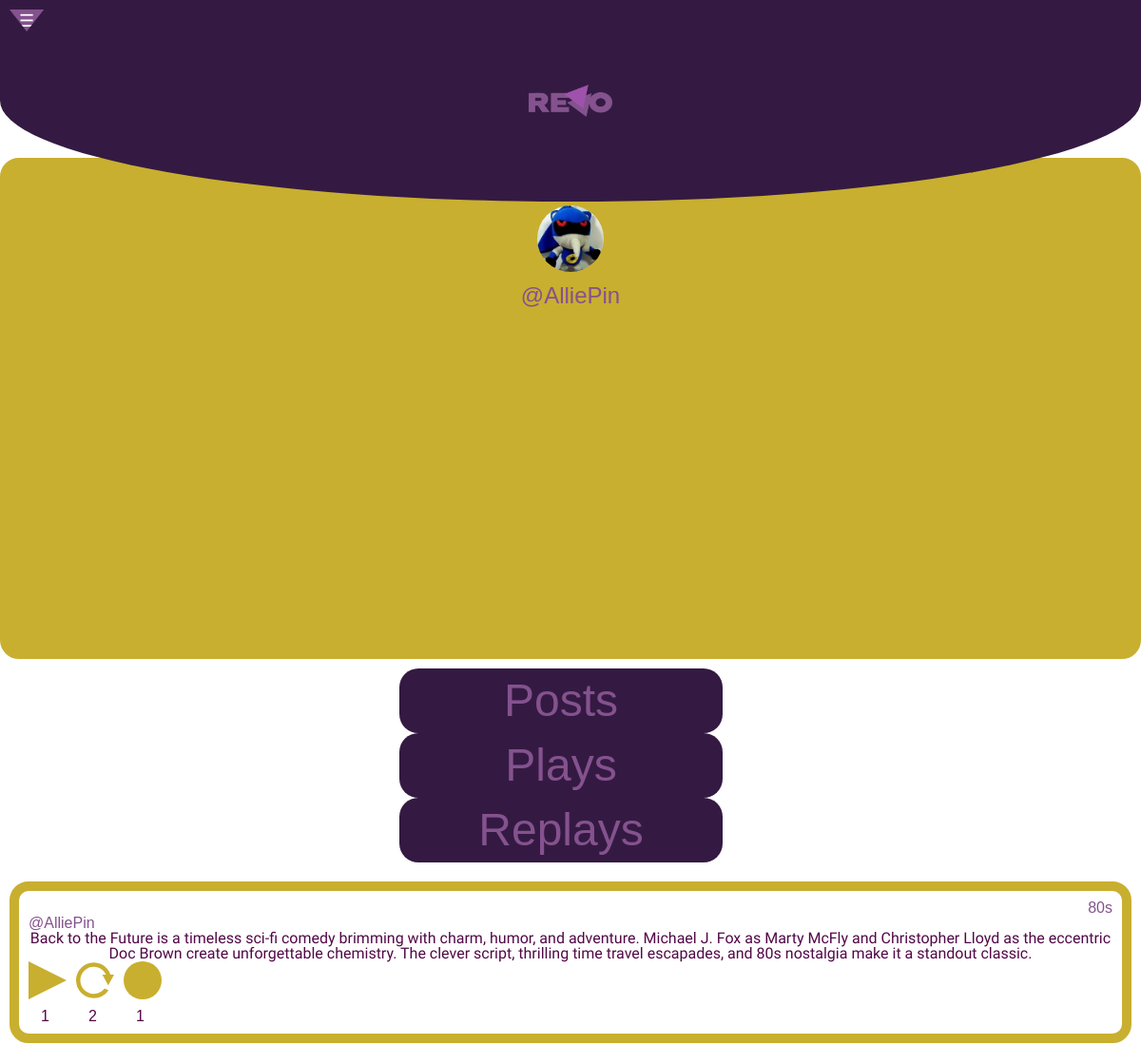
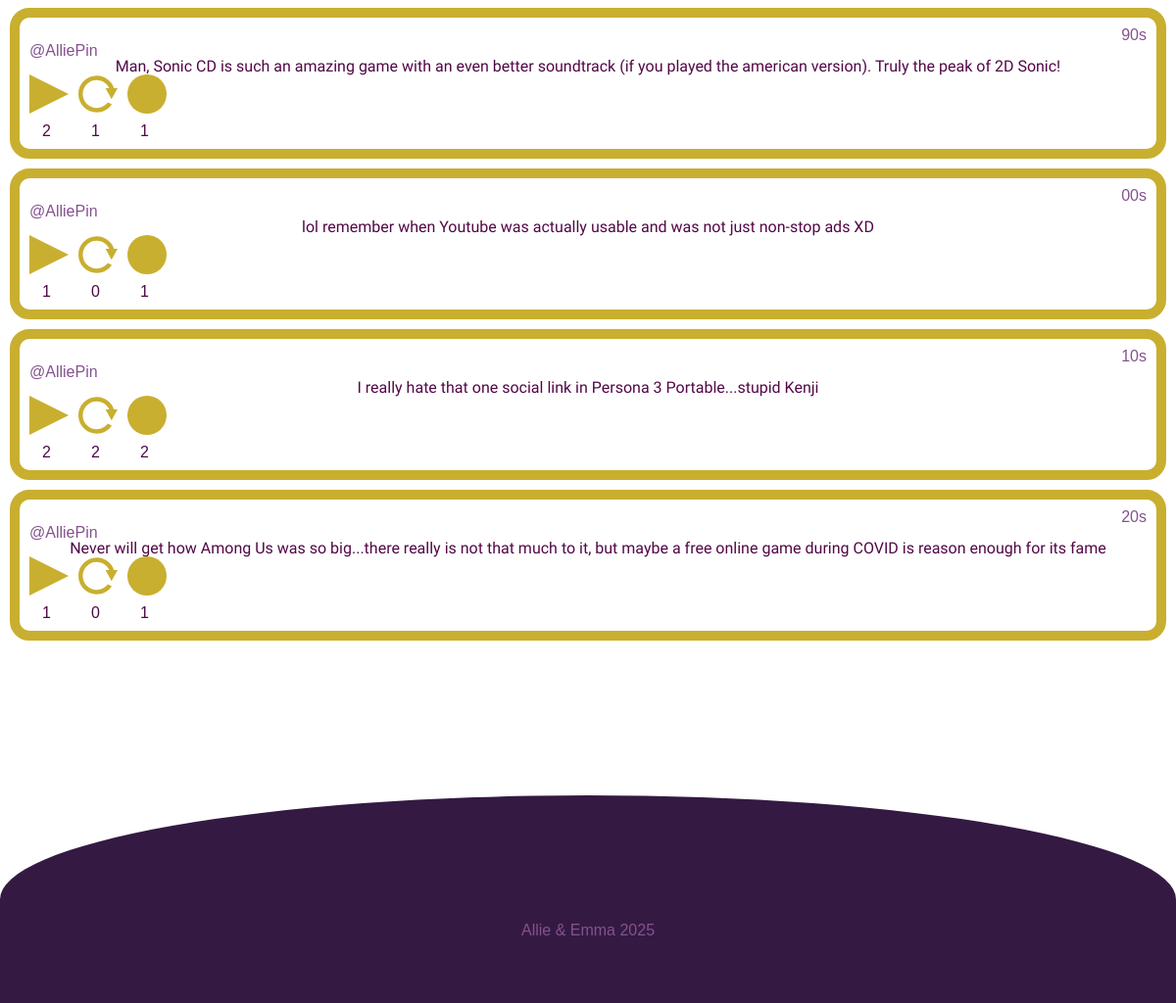
Screenshot of /profile.php?handle=@AlliePin with the database file from the repository (2 pictures, top to bottom).
### tables this page shows
CREATE TABLE `revoaccounts` (
  `accountid` int NOT NULL,
  `handle` varchar(255) NOT NULL,
  `fname` varchar(255) NOT NULL,
  `lname` varchar(255) NOT NULL,
  `email` varchar(255) NOT NULL,
  `psword` varchar(255) NOT NULL,
  `monthEntry` varchar(255) NOT NULL,
  `dayEntry` varchar(255) NOT NULL,
  `yearEntry` varchar(255) NOT NULL,
  `profileImage` varchar(255) NOT NULL DEFAULT 'img/tempPfp.png',
  `profileName` varchar(255) NOT NULL DEFAULT 'ProfilePicture',
  `bannerImage` varchar(255) NOT NULL DEFAULT 'img/tempBackground.png',
  `bannerName` varchar(255) NOT NULL DEFAULT 'ProfileBackground'
);

CREATE TABLE `revoposts` (
  `postid` int NOT NULL,
  `handle` varchar(255) NOT NULL,
  `content` text NOT NULL,
  `plays` int DEFAULT '0',
  `replays` int DEFAULT '0',
  `records` int DEFAULT '0',
  `eraTag` int NOT NULL
);

### database/database.php (called while the page is built, shortened)
<?php
class Database {
    protected $connection;
    function __construct() {
        if(!isset($this->connection)) {
            $this->connection = new mysqli('localhost', 'root', 'mysql', 'revo');
        }
        return $this->connection;
    }
}
?>

### database/crud.php (called while the page is built, shortened)
<?php
    require_once 'database/database.php';
    class crud extends database {
        public function getSelectedPosts($viewTag, $handle, $selection) {
            if ($viewTag != null) {
                $query = "SELECT DISTINCT revoposts.* FROM revoposts JOIN revoactions ON revoposts.postid = revoactions.postid WHERE revoactions.handle = ? AND revoactions.$selection = 1 ORDER BY FIELD(revoposts.eraTag, '80', '90', '2000', '10', '20')";
            } else {
                $query = "SELECT DISTINCT * FROM revoposts WHERE handle = ? ORDER BY FIELD(eraTag, '80', '90', '2000', '10', '20')";
            }
            $revo = $this->connection->prepare($query);
            $revo->bind_param("s", $handle);
            $revo->execute();
            $result = $revo->get_result();
            $selectedPosts = [];
            while ($row = $result->fetch_assoc()) {
                $selectedPosts[] = $row;
            }
            return $selectedPosts;
        }
        public function checkLike($handle, $postId) {
            $query = $this->connection->prepare("SELECT played FROM revoactions WHERE handle = ? AND postid = ?");
            $query->bind_param("si", $handle, $postId);
            $query->execute();
            $result = $query->get_result();
            return $result->fetch_assoc();
        }
        public function checkReplay($handle, $postId) {
            $query = $this->connection->prepare("SELECT replayed FROM revoactions WHERE handle = ? AND postid = ?");
            $query->bind_param("si", $handle, $postId);
            $query->execute();
            $result = $query->get_result();
            return $result->fetch_assoc();
        }
        public function checkRecord($handle, $postId) {
            $query = $this->connection->prepare("SELECT recorded FROM revoactions WHERE handle = ? AND postid = ?");
            $query->bind_param("si", $handle, $postId);
            $query->execute();
            $result = $query->get_result();
            return $result->fetch_assoc();
        }
        public function imageHandler($handle) {
            $revo = $this->connection->prepare("SELECT profileImage, profileName, bannerImage, bannerName FROM revoaccounts WHERE handle = ?");
            $revo->bind_param("s", $handle);
            $revo->execute();
            $imagelist = $revo->get_result();
            $images = [];
            while ($row = $imagelist->fetch_assoc()) {
                $images[] = $row;
            }
            return $images;
        }
    }
?>

### include/globalFeed.php (the view, shortened to what this page needs)
<div class="feed">
    <?php
        if ($feedType == 1) {
            $handle = $_SESSION['handle'];
            $viewTag = isset($_GET['view']) ? $_GET['view'] : null;
            $selection = $viewTag;
            $posts = $crud->getSelectedPosts($viewTag, $handle, $selection);
        }
        elseif ($feedType == 2) {
            $handle = $_GET['handle'];
            $viewTag = isset($_GET['view']) ? $_GET['view'] : null;
            $selection = $viewTag;
            $posts = $crud->getSelectedPosts($viewTag, $handle, $selection);
        }
        else
        {
            $eraTag = isset($_GET['era']) ? $_GET['era'] : null;
            $posts = $crud->getPosts($eraTag);
        }
        foreach ($posts as $post) {
            echo "<div class='post'>";
            if ($post['eraTag'] == '2000') {
                echo "<h3 class='era'>00s</h3>";
            }
            else {
                echo "<h3 class='era'>" . htmlspecialchars($post['eraTag']) . "s</h3>";
            }
            if (isset($_SESSION['handle']) && ($post['handle'] == $_SESSION['handle'])) {
                echo "<h3><a href='myprofile.php'>" . htmlspecialchars($post['handle']) . "</a></h3>";
            }
            else {
                echo "<h3><a href='profile.php?handle=" . htmlspecialchars($post['handle']) . "'>" . htmlspecialchars($post['handle']) . "</a></h3>";
            }
            echo "<p>" . htmlspecialchars($post['content']) . "</p>";
                echo "<section class='postBtns'>";
                    echo "<form method='post' class='likeForm'>";
                        if (isset($_SESSION['handle'])) {
                            $handle = $_SESSION['handle'];
                        }
                        else {
                            $handle = null;
                        }
                        $postId = $post['postid'];
                        $playedata = $crud->checkLike($handle, $postId);
                        if ($playedata) {
                            if ($playedata['played'] == 1) {
                                echo "<button type='submit' class='playsClicked'></button>";
                            } else {
                                echo "<button type='submit' class='plays'></button>";
                            }
                        }
                        else {
                            echo "<button type='submit' class='plays'></button>";
                        }
                        echo "<p class='small'>" . htmlspecialchars($post['plays']) . "</p>";
                    echo "</form>";
                    echo "<form method='post' class='replayForm'>";
                        if (isset($_SESSION['handle'])) {
                            $handle = $_SESSION['handle'];
                        }
                        else {
                            $handle = null;
                        }
                        $postId = $post['postid'];
                        $replayData = $crud->checkReplay($handle, $postId);
                        if ($replayData) {
                            if ($replayData['replayed'] == 1) {
                                echo "<button class='replaysClicked'></button>";
                            } else {
                                echo "<button class='replays'></button>";
                            }
                        }
                        else {
                            echo "<button type='submit' class='replays'></button>";
                        }
                        echo "<p class='small'>" . htmlspecialchars($post['replays']) . "</p>";
                    echo "</form>";
                    echo "<form method='post' class='recordForm'>";
                        if (isset($_SESSION['handle'])) {
                            $handle = $_SESSION['handle'];
                        }
                        else {
                            $handle = null;
                        }
                        $postId = $post['postid'];
                        $recordData = $crud->checkRecord($handle, $postId);
                        if ($recordData) {
                            if ($recordData['recorded'] == 1) {
                                echo "<button class='recordsClicked'></button>";
                            } else {
                                echo "<button class='records'></button>";
                            }
                        }
                        else {
                            echo "<button type='submit' class='records'></button>";
                        }
                        echo "<p class='small'>" . htmlspecialchars($post['records']) . "</p>";
                    echo "</form>";
                echo "</section>";
            echo "</div>";
        }
    ?>
</div>

### include/globalHeader.php (shortened to what this page needs)
<!doctype html>
<?php
    if ($isIndex == true) {
        echo '<html lang="en" class="indexBackground">';
    }
    else
    {
        echo '<html lang="en">';
    }
?>
    <head>
        <link rel="stylesheet" href="./css/reset.css">
        <link rel="stylesheet" href="./css/style.css">
    </head>
    <body>
        <button class="navToggleBtn" id="mobileMenu">☰</button>
        <?php
            include_once('database/crud.php');
            $crud = new crud();
            if ($isIndex == false) {
                echo '<section class="homeHeader">';
                echo '<img src="./img/horizontalLogo.png" alt="placeholder" class="placeholder">';
                echo '</section>';
            }
        ?>

### profile.php (shortened to what this page needs)
<?php
  $isIndex = false;
  include './include/globalHeader.php';
  $handle = htmlspecialchars($_GET['handle']);
  $imagelist = $crud->imageHandler($handle);
?>
    <section class="profileSection">
        <section class="profileInfo">
            <?php
                foreach ($imagelist as $image) {
                    echo '<img src="' . htmlspecialchars($image['profileImage']) . '" title="' . htmlspecialchars($image['profileName']) . '">';
                }
            ?>
            <h2><?php echo htmlspecialchars($handle); ?></h2>
        </section>
    </section>
    <section class="profileBtns">
        <a href="profile.php?handle=<?php echo $handle; ?>" class="button">Posts</a>
        <a href="profile.php?handle=<?php echo $handle; ?>&view=played" class="button">Plays</a>
        <a href="profile.php?handle=<?php echo $handle; ?>&view=replayed" class="button">Replays</a>
    </section>
<?php
    $feedType = 2;
    include './include/globalFeed.php';
    include './include/globalFooter.php';
?>

### include/globalFooter.php (shortened to what this page needs)
        <footer>
            <?php
                if ($isIndex == true) {
                    echo '<section class="indexFooter">';
                }
                else
                {
                    echo '<section class="homeFooter">';
                }
            ?>
                <p>Allie & Emma 2025</p>
            </section>
        </footer>
    </body>
</html>

### css/style.css (style rules this page uses)
html, body { display: flex; flex-direction: column; justify-content: center; }
html { background-color: rgb(255, 255, 255); }
h2 { font-family: "RevoDefault", sans-serif; color: #84528e; font-size: 1.5em; text-align: center; margin-top: 13px; }
select, button { font-family: "Funnel Display", sans-serif; font-size: 100%; color: black; text-decoration: none; margin-bottom: 10px; border: 10px solid #c9af2f; border-radius: 20px; cursor: pointer; }
.homeHeader { display: flex; justify-content: center; align-items: center; background-color: #341a42; height: 10%; width: 100%; border-bottom-left-radius: 100%; border-bottom-right-radius: 100%; z-index: 2; }
.homeHeader img { max-height: 100%; max-width: 100%; height: 50px; width: auto; margin: auto; }
.homeFooter { display: flex; flex-direction: column; justify-content: center; align-items: center; background-color: #341a42; height: 10%; width: 100vw; border-top-left-radius: 100%; border-top-right-radius: 100%; position: fixed; bottom: 0; }
.homeFooter p, .indexFooter p { font-family: "RevoDefault", sans-serif; color: #84528e; font-size: 1em; text-align: center; margin: 0; }
.feed { margin-left: 20%; padding-bottom: 10%; }
.post { font-family: "RevoDefault", sans-serif; display: flex; flex-direction: column; justify-content: center; border: #c9af2f 10px solid; color: #520847; margin: 10px; padding: 10px; border-radius: 20px; }
.post h3 { font-family: "RevoDefault", sans-serif; color: #84528e; font-size: 100%; text-align: left; }
.post p { font-family: "Funnel Display", sans-serif; font-style: normal; text-align: center; }
.post a { text-decoration: none; color: #84528e; }
.era { display: flex; flex-direction: column; align-items: end; }
.eraBtns, .profileBtns { margin-left: 20%; display: flex; flex-direction: row; justify-content: center; padding: 10px; border-radius: 20px; }
.eraBtns .button, .profileBtns .button { font-family: "RevoDefault", sans-serif; font-size: 2em; background-color: #341a42; color: #84528e; border: none; border-radius: 20px; margin-right: 20px; padding: 10px; text-decoration: none; }
.plays { background: url("../img/plays.svg") no-repeat center center; background-size: cover; border: none; cursor: pointer; padding: 20px; border-radius: 0; }
.replays { background: url("../img/replays.svg") no-repeat center center; background-size: cover; border: none; cursor: pointer; padding: 20px; border-radius: 0; }
.records { background: url("../img/records.svg") no-repeat center center; background-size: cover; border: none; cursor: pointer; padding: 20px; border-radius: 0; }
.postBtns { display: flex; align-items: center; }
.postBtns button { margin-right: 10px; }
.postBtns .small { font-family: "RevoDefault", sans-serif; margin-right: 15px; }
.profileSection { display: flex; flex-direction: column; justify-content: center; border-radius: 20px; margin-top: -24px; }
.profileInfo { font-family: "RevoDefault", sans-serif; display: flex; flex-direction: row; justify-content: center; background-color: #c9af2f; border: #c9af2f 10px solid; color: #520847; margin-top: -130px; border-radius: 20px; padding: 40px; margin-left: 19.5%; }
.profileInfo img { width: 70px; height: 70px; border-radius: 50%; }
* { scrollbar-width:auto; scrollbar-color: #c9af2f #341a42 ; }
.navToggleBtn { display: none; }
@media only screen and (max-width: 1268px) { .navToggleBtn { display: block; position: fixed; top: 10px; left: 10px; background-color: #84528e; color: #fff; border: none; border-radius: 0; padding-left: 10px; padding-right: 10px; cursor: pointer; font-size: 18px; z-index: 3; clip-path: polygon(100% 0, 100% 0%, 50% 100%, 50% 100%, 0 0); } }
@media only screen and (max-width: 1268px) { .feed, .erasInfo, .profileInfo, .about, .singleButn { margin-left: 0%; padding-bottom: 30%; } }
@media only screen and (max-width: 1268px) { .eraBtns, .profileBtns { margin: 0 auto; flex-direction: column; text-align: center; width: 30vw; font-size: 2vw; } }
@media only screen and (max-width: 1268px) { .homeHeader { position: fixed; top: 0 } }
@media only screen and (max-width: 1268px) { .homeFooter { display: flex; background-color: #341a42; } }
@media only screen and (max-width: 1268px) { .profileInfo { flex-direction: column; align-items: center; } }
@media only screen and (max-width: 1268px) { .homeFooter p, .indexFooter p { padding-top: 8vh; } }

### rows the page displays
revoaccounts: profileImage (picture)
revoposts: eraTag "80", handle "@AlliePin", content "Back to the Future is a timeless sci-fi comedy brimming with charm, humor, and adventure. Michael J. Fox as Marty McFly and Christopher Lloyd as the eccentric Doc Brown create unforgettable chemistry. The clever script, thrilling time travel escapades, and 80s nostalgia make it a standout classic.", plays "1", replays "2", records "1"
revoposts: eraTag "90", handle "@AlliePin", content "Man, Sonic CD is such an amazing game with an even better soundtrack (if you played the american version). Truly the peak of 2D Sonic!", plays "2", replays "1", records "1"
revoposts: eraTag "00s", handle "@AlliePin", content "lol remember when Youtube was actually usable and was not just non-stop ads XD", plays "1", replays "0", records "1"
revoposts: eraTag "10", handle "@AlliePin", content "I really hate that one social link in Persona 3 Portable...stupid Kenji", plays "2", replays "2", records "2"
revoposts: eraTag "20", handle "@AlliePin", content "Never will get how Among Us was so big...there really is not that much to it, but maybe a free online game during COVID is reason enough for its fame", plays "1", replays "0", records "1"

### other values shown
$handle "@AlliePin"
